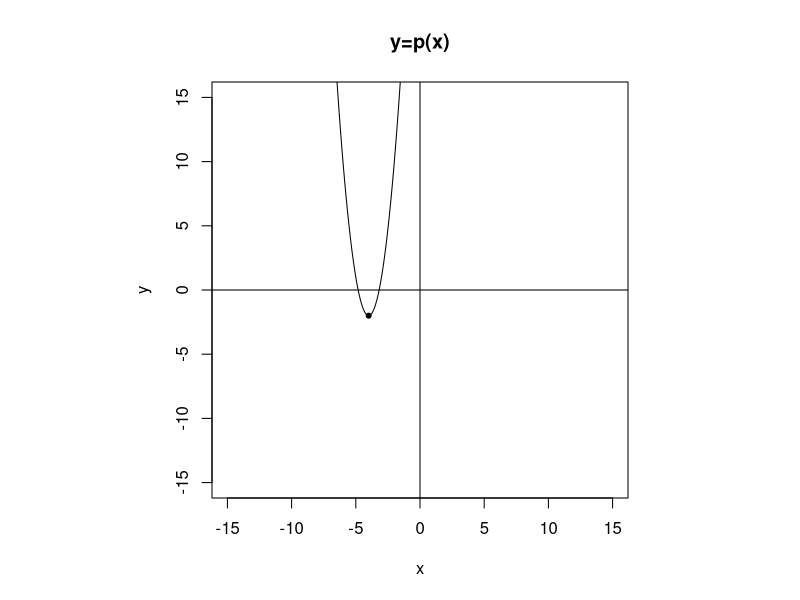

The R script that drew this image:
## ---- chunk 1
options(scipen=999)
pfix = function(c,d){
    cc = c[c!=0]
    dd = d[c!=0]
    p = paste0("{",cc,"}x^{",dd,"}",collapse="+")
    p = gsub("x^{0}","",p,fixed=T)
    p = gsub("x^{1}","x",p,fixed=T)
    p = gsub("+{-","-{",p,fixed=T)
    p = gsub("+{1}x","+x",p,fixed=T)
    p = gsub("-{1}x","-x",p,fixed=T)
    p = gsub("{-1}x","-x",p,fixed=T)
    p = gsub("{1}x","x",p,fixed=T)
    return(p)
}
mfix = function(c,d){
    cc = c[c!=0]
    dd = d[c!=0]
    p = paste0("+{",cc,"}x^{",dd,"}",collapse="")
    p = gsub("x^{0}","",p,fixed=T)
    p = gsub("x^{1}","x",p,fixed=T)
    p = gsub("+{-","-{",p,fixed=T)
    p = gsub("+{1}x","+x",p,fixed=T)
    p = gsub("-{1}x","-x",p,fixed=T)
    p = gsub("{-1}x","-x",p,fixed=T)
    p = gsub("{1}x","x",p,fixed=T)
    return(p)
}
### a(x-h)^2+k
a = sample(2:5,1)
hk = sample(2:9,2)*sample(c(-1,1),2,T)
h = hk[1]
k = hk[2]

## ax^2-2ahx+(ah^2+k)

## x^2-2hx+(h^2+k)
B = -2*a*h
C = a*h^2+k

ch = -10:10
mch = paste0("",ch)
mch = gsub("+-","-",mch,fixed=T)
al = paste0("* ",mch,collapse="\n")

sol1 = paste0(1*(h==ch),collapse="")
sol2 = paste0(1*(k==ch),collapse="")


## ---- chunk 2
par(pty="s")
xs = seq(-15,15,0.01)
ys = a*(xs-h)^2+k
plot(xs,ys,"l",xlim=c(-15,15),ylim=c(-15,15),xlab="x",ylab="y",main="y=p(x)")
points(h,k,pch=20)
abline(h=0)
abline(v=0)
